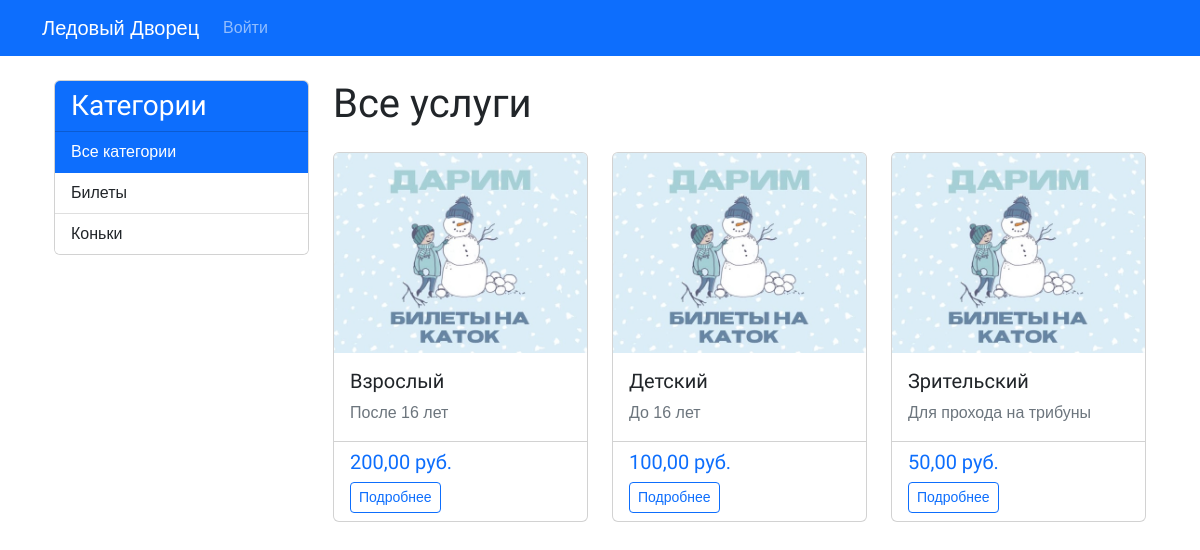
Screenshot of /products/ with the database file from the repository.
### palace/models.py (models this page shows, shortened)
class Category(models.Model):
    name = models.CharField(max_length=200, verbose_name='Категория')
    slug = models.CharField(max_length=200, unique=True, verbose_name='Слаг')
    class Meta:
        ordering = ['name']  # сортировка по имени
        indexes = [models.Index(fields=['name']), ]
        verbose_name = 'категория'
        verbose_name_plural = 'категории'
    def get_absolute_url(self):# создание URL-адреса для категории
        return reverse('palace:product_list_by_category', args=[self.slug])

class Product(models.Model):
    category = models.ForeignKey(Category, related_name='products', on_delete=models.CASCADE, verbose_name='Категория')
    name = models.CharField(max_length=200, verbose_name='Услуга')
    slug = models.CharField(max_length=200, verbose_name='Слаг')
    image = models.ImageField(upload_to='products/%Y/%m/%d', blank=True, verbose_name='Изображение')
    description = models.TextField(blank=True, verbose_name='Описание')
    price = models.DecimalField(max_digits=10, decimal_places=2, verbose_name='Цена')
    available = models.BooleanField(default=True, verbose_name='Доступен')
    created = models.DateTimeField(auto_now_add=True, verbose_name='Дата создания')
    updated = models.DateTimeField(auto_now=True, verbose_name='Дата обновления')
    class Meta:
        ordering = ['name']
        indexes = [models.Index(fields=['id', 'slug']),
                   models.Index(fields=['name']),
                   models.Index(fields=['-created']),
                   ]
        verbose_name = 'услуга'
        verbose_name_plural = 'услуги'
    def get_absolute_url(self):# создание URL-адреса для товара
        return reverse('palace:product_detail', args=[self.id, self.slug])

### palace/views.py (the view)
# urls.py: path('products/', views.product_list, name='product_list'),
def product_list(request, category_slug=None):
    category = None
    categories = Category.objects.all()
    products = Product.objects.filter(available=True)
    if category_slug:
        category = get_object_or_404(Category, slug=category_slug)
        products = products.filter(category=category)
    return render(request,
                  'palace/product/list.html',
                  {'category': category,
                   'categories': categories,
                   'products': products})

### cart/context_processors.py (called while the page is built)
def cart(request):
    return {'cart': Cart(request)}

### palace/templates/palace/product/list.html (shortened to what this page needs)
{% extends "palace/base.html" %}
{% load static %}
{% block content %}
<div class="container mt-4">
  <div class="row">
    <div class="col-md-3">
      <div class="card mb-4">
        <div class="card-header bg-primary text-white">
          <h3 class="mb-0">Категории</h3>
        </div>
        <div class="list-group list-group-flush">
          <a href="{% url 'palace:product_list' %}"
             class="list-group-item list-group-item-action {% if not category %}active{% endif %}">
            Все категории
          </a>
          {% for c in categories %}
            <a href="{{ c.get_absolute_url }}"
               class="list-group-item list-group-item-action {% if category.slug == c.slug %}active{% endif %}">
              {{ c.name }}
            </a>
          {% endfor %}
        </div>
      </div>
    </div>
    <div class="col-md-9">
      <h1 class="mb-4">{% if category %}{{ category.name }}{% else %}Все услуги{% endif %}</h1>
      <div class="row">
        {% for product in products %}
        <div class="col-lg-4 col-md-6 mb-4">
          <div class="card h-100">
            <a href="{{ product.get_absolute_url }}">
              <img src="{% if product.image %}{{ product.image.url }}{% else %}{% static 'img/no-image.png' %}{% endif %}"
                   class="card-img-top"
                   alt="{{ product.name }}"
                   style="height: 200px; object-fit: cover;">
            </a>
            <div class="card-body">
              <h5 class="card-title">
                <a href="{{ product.get_absolute_url }}" class="text-decoration-none text-dark">{{ product.name }}</a>
              </h5>
              <p class="card-text text-muted">{{ product.description|truncatechars:100 }}</p>
            </div>
            <div class="card-footer bg-transparent">
              <h5 class="text-primary">{{ product.price }} руб.</h5>
              <a href="{{ product.get_absolute_url }}" class="btn btn-outline-primary btn-sm">Подробнее</a>
            </div>
          </div>
        </div>
        {% endfor %}
      </div>
    </div>
  </div>
</div>
{% endblock %}

### palace/templates/palace/base.html (shortened to what this page needs)
<!DOCTYPE html>
<html lang="ru">
<head>
    {% load static %}
    <link href="https://cdn.jsdelivr.net/npm/bootstrap@5.2.3/dist/css/bootstrap.min.css" rel="stylesheet">
    <link rel="stylesheet" href="https://cdn.jsdelivr.net/npm/bootstrap-icons@1.8.0/font/bootstrap-icons.css">
    <link rel="stylesheet" href="{% static 'css/base.css' %}">
</head>
<body>
    {% include 'includes/header.html' %}
    <main class="container my-4">
        {% block content %}{% endblock %}
    </main>
</body>
</html>

### palace/templates/includes/header.html (shortened to what this page needs)
<nav class="navbar navbar-expand-lg navbar-dark bg-primary">
  <div class="container">
    <a class="navbar-brand" href="{% url 'palace:home' %}">Ледовый Дворец</a>
    <div class="collapse navbar-collapse" id="navbarNav">
      <ul class="navbar-nav me-auto">
        {% if user.is_authenticated %}
        <li class="nav-item">
          <a class="nav-link" href="{% url 'palace:home' %}">Главная</a>
        </li>
        <li class="nav-item">
          <a class="nav-link" href="{% url 'palace:shedule_list' %}">Расписание</a>
        </li>
        <li class="nav-item dropdown">
          <a class="nav-link dropdown-toggle" href="#" id="navbarDropdown" role="button" data-bs-toggle="dropdown">
            Товары
          </a>
          <ul class="dropdown-menu">
            <li><a class="dropdown-item" href="{% url 'palace:product_list' %}">Все товары</a></li>
            {% for category in Category.objects.all %}
              <li><a class="dropdown-item" href="{{ category.get_absolute_url }}">{{ category.name }}</a></li>
            {% endfor %}
          </ul>
        </li>
      </ul>
      <ul class="navbar-nav">
        <li class="nav-item">
          <a class="nav-link" href="{% url 'cart:cart_detail' %}">Корзина</a>
        </li>
        <li class="nav-item">
          <span class="nav-link text-white">Вы вошли как: {{ user.username }}</span>
        </li>
          <li class="nav-item">
            <a class="nav-link" href="{% url 'logout' %}">Выйти</a>
          </li>
        {% else %}
          <li class="nav-item">
            <a class="nav-link" href="{% url 'login' %}">Войти</a>
          </li>
        {% endif %}
      </ul>
    </div>
  </div>
</nav>

### palace/static/css/base.css (style rules this page uses)
body { margin:0; padding:0; font-family:helvetica, sans-serif; }
h1, h2, h3, h4, h5 , h6 { font-family: 'Ubuntu', sans-serif; font-weight:normal; }
a { text-decoration:none; color:#5993bb; }

### rows the page displays
Category: name "Билеты"
Category: name "Коньки"
Product: image (picture), name "Взрослый", description "После 16 лет", price "200,00"
Product: image (picture), name "Детский", description "До 16 лет", price "100,00"
Product: image (picture), name "Зрительский", description "Для прохода на трибуны", price "50,00"
